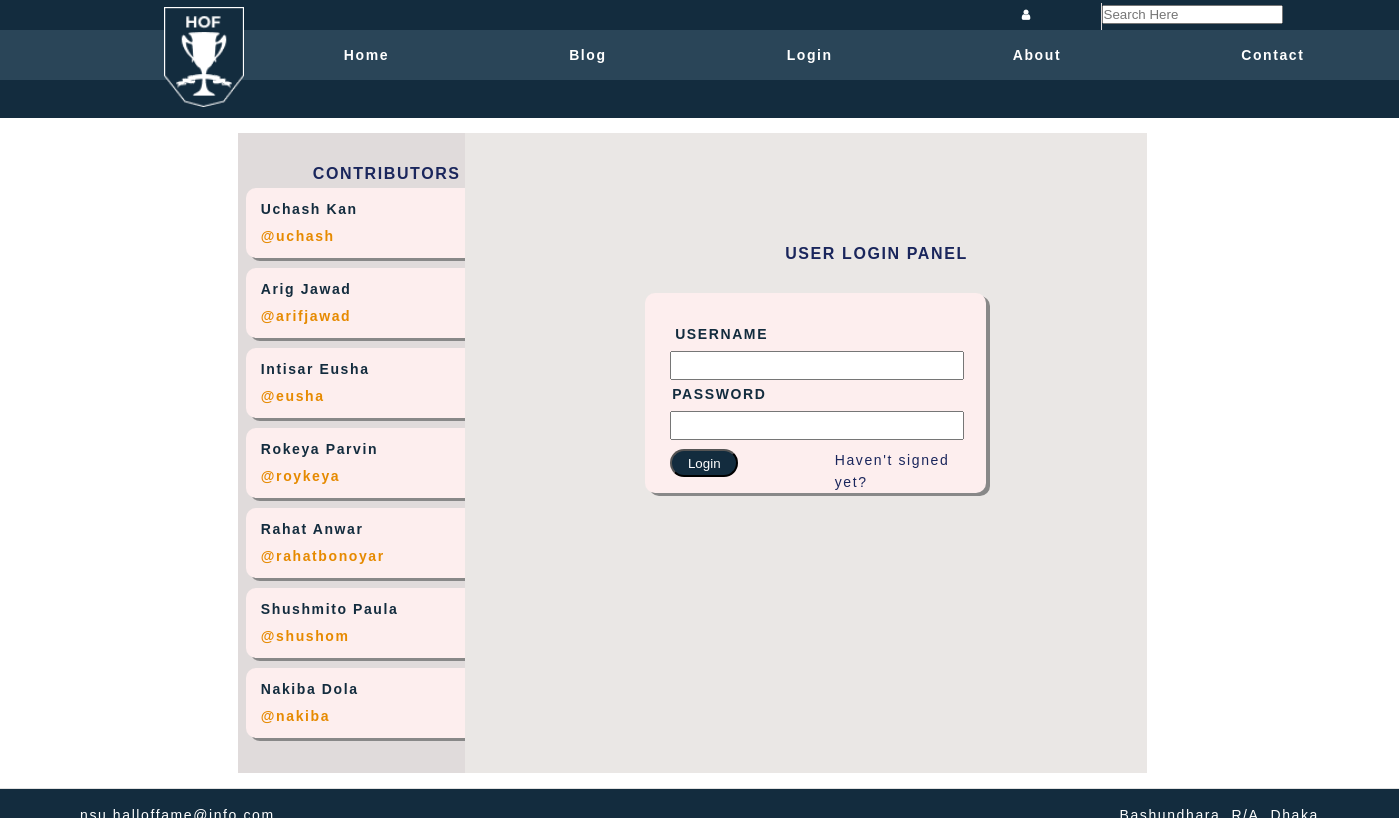
The app's page /login.php (signed in) with its own data.
### tables this page shows
CREATE TABLE `user` (
  `id` int(11) NOT NULL,
  `date_time` varchar(50) NOT NULL,
  `username` varchar(50) NOT NULL,
  `password` varchar(50) NOT NULL,
  `email` varchar(55) NOT NULL,
  `phone` varchar(55) NOT NULL,
  `fullname` varchar(55) NOT NULL
);

### includes/functions.php (called while the page is built, shortened)
<?php
require_once('dbconnect.php');
function Query ($query) {
	global $con;
	try {
		$exec = mysqli_query($con,$query) or die(mysqli_error($con));
		if($exec) {
			return $exec;
		}
	}catch (Exception $e) {
		echo $e->getMessage();
	}
	return false;
}
?>

### login.php (the view, shortened to what this page needs)
<?php
	require_once('./includes/functions.php');
?>
<!DOCTYPE html>
<html lang="en">
  <head>
    <link rel="stylesheet" href="https://use.typekit.net/nfp7kim.css">
    <link rel="stylesheet" href="https://cdnjs.cloudflare.com/ajax/libs/font-awesome/4.7.0/css/font-awesome.min.css">
    <link rel="stylesheet" href="css/style.css">
  </head>
  <body>
    <div class="header-position">
      <header class="container-header">
        <div class="top-nav">
          <div class="container-top">
            <nav class="navbar-top">
              <div class="collapse-top">
                <ul class="navbar-nav">
                  <li class="nav-item">
<?php
	if(isset($_SESSION["username"])){
		echo '
		<a class="nav-link" href="profile.php">
		<i class="fa fa-user"></i>' . $_SESSION["username"] . '
		';
	}else{
		echo '
		<a class="nav-link" href="login.php">
		<i class="fa fa-user"></i> My Account
		';
	}
?>
                  </a>
                </li>
              <li class="top-search">
                <form>
                  <input type="text" name="search" id="search" placeholder="Search Here">
                </form>
              </li>
              </ul>
          </div>
          </nav>
        </div>
    </div>
    <div class="header-middle">
      <div class="container-middle">
        <div class="menu">
          <nav class="navbar-middle">
            <a class="navbar-brand" href="">
              <img src="./images/logo.png" alt="">
            </a>
            <div class="collapse-middle">
              <ul class="navbar-nav">
                <li>
                  <a href="index.php">Home
                  </a>
                </li>
                <li>
                  <a href="blog.php">Blog
                  </a>
                </li>
                <li>
                  <a href="login.php">Login
                  </a>
                </li>
                <li>
                  <a href="about.php">About
                  </a>
                </li>
                <li>
                  <a href="contact.php">Contact
                  </a>
                </li>
              </ul>
            </div>
          </nav>
        </div>
      </div>
    </div>
    </header>
  <div class="date-bar">
  </div>
  </div>
<div class="contents">
  <div class="body-content">
    <div class="body-left">
      <div class="body-left-1">
        <p class="blog align1">Contributors
        </p>
        <div class="container">
<?php
	$sql = "SELECT * FROM user Limit 7";
	$exec = Query($sql);
	if (mysqli_num_rows($exec) > 0) {
		while ($category = mysqli_fetch_assoc($exec)) {
?>
          <div class="row">
            <div class="col-12">
              <div class="blog-content">
                <a href="" class="top-blog">
                  <?php echo $category['fullname'] ?>
                </a>
                <span>@<?php echo $category['username'] ?>
                </span>
              </div>
            </div>
          </div>
<?php
		}
	}
?>
        </div>
      </div>
    </div>
    <div class="body-right">
      <p class="blog align6">USER LOGIN PANEL
      </p>
      <div class="std-login">
        <form action="login.php" method="POST">
          <label class="admin-label al1" for="fname">USERNAME
          </label>
          <br>
          <input class="field f33" type="text" id="fname" name="username">
          <br>
          <label class="admin-label al2" for="lname">PASSWORD
          </label>
          <br>
          <input class="field f44" type="password" id="lname" type="password" name="password">
          <br>
          <br>
          <input class="submit s2" type="submit" name="submit" value="Login">
        </form>
        <a href="signup.php" class="forgot">Haven't signed yet?
        </a>
      </div>
    </div>
  </div>
</div>
<footer class="foot">
  <p class="comp">nsu.halloffame@info.com
  </p>
  <p class="comp3">Bashundhara, R/A, Dhaka
  </p>
</footer>
</body>
</html>

### css/style.css (style rules this page uses)
* { margin: 0; padding: 0; }
body { line-height: 22px; font-family: "Montserrat", sans-serif; font-weight: 400; font-size: 14px; color: #0c0c0c; background: #cfcfcf; letter-spacing: 0.1rem; }
.header-position { width: 100%; background-color: rgb(0, 0, 0); box-shadow: 0px 1px 2px #e1e1e1; }
.container-header { width: 100%; height: 80px; }
.top-nav { position: relative; background-color: #132C3E; height: 30px; }
.container-top { width: 65%; height: 30px; position: absolute; left: 17%; background-color: #132C3E; max-width: 1140px; }
.container-middle { width: 65%; height: 50px; position: absolute; left: 17%; background-color: transparent; }
.header-middle { position: absolute; width: 100%; height: 50px; top: 30px; background-color: #2A4558; }
.menu { padding: 6px 0; }
.navbar-top { position: relative; display: flex; padding: .2rem 1rem; }
.navbar-middle { position: relative; display: flex; padding: .5rem 1rem; }
.navbar-brand { position: absolute; padding: 0; margin-top: -37px; margin-bottom: -67px; width: 100px; margin-left: -90px; }
.collapse-middle { flex-basis: auto; }
.collapse-top { flex-basis: auto; padding-left: 760px; }
.navbar-nav { display: flex; list-style: none; flex-direction: row; }
.menu .navbar-nav > li > a { font-size: 14px; font-weight: 600; color: white; padding: 0px 90px; text-decoration: none; }
.top-nav .navbar-top .navbar-nav .nav-item { border-right: .5px solid #E0DBDB; }
.top-nav .navbar-nav .nav-link { color: #fff; padding-right: .5rem; padding-left: .5rem; font-size: 12px; text-decoration: none; }
img { position: absolute; max-width: 80%; width: 80px; height: 100px; z-index: 1; }
.date-bar { position: relative; background-color: #132C3E; height: 30px; color: #fff; padding-top: 8px; }
.contents { position: relative; width: 100%; height: 670px; display: flex; margin: 0px auto; background: #FFFFFF; }
.body-content { padding: 15px 0px; min-height: 670px; width: 65%; position: absolute; left: 17%; background-color:white; }
.body-left { position: absolute; width: 25%; height: 640px; background: #E0DBDB; }
.body-left-1 { position: relative; width: 100%; height: 420px; background: #E0DBDB; margin: 0px auto; }
.blog { position: absolute; color: #1A265C; top: 20px; text-transform: uppercase; font-weight: 900; font-size: 16px; }
.align1 { left: 75px; }
.align6 { left: 320px; top: 110px; z-index: 1; }
.blog-content { position: relative; width: 90%; height: 70px; top: 45px; left: 15px; background: #FDEEEE; border-radius: 10px; box-shadow: 4px 3px #888888; margin-top: 10px; }
.col-12 { padding-right: 578px; }
.top-blog { position: absolute; color: #132C3E; top: 10px; left: 15px; font-size: 14px; font-weight: 700; text-decoration: none; }
.blog-content span { position: absolute; color: #e68a00; top: 37px; left: 15px; font-size: 14px; font-weight: 700; }
.std-login { position: absolute; width: 50%; height: 200px; top: 160px; left: 180px; background: #FDEEEE; border-radius: 10px; box-shadow: 4px 3px #888888; }
.admin-label { position: absolute; color: #132C3E; font-size: 14px; font-weight: 700; text-decoration: none; }
.al1 { top: 30px; left: 30px; }
.al2 { top: 90px; left: 27px; }
.field { position: absolute; width: 85%; height: 25px; color: #000; font-size: 14px; }
.f33 { top: 58px; left: 25px; }
.f44 { top: 118px; left: 25px; }
.submit { position: absolute; color: white; border-radius: 20px; background-color: #132C3E; border-color: black; cursor: pointer; }
.s2 { width: 20%; height: 28px; top: 156px; left: 25px; }
.forgot { position: absolute; width: 40%; height: 20px; top: 156px; right: 15px; color: #1a265c; text-decoration: none; }
.body-right { position: absolute; left: 25%; width: 75%; height: 640px; background: #EAE7E5; }
.foot { position: fixed; width: 100%; height: 80px; display: flex; background: #132C3E; border-top: 1px solid #e1e1e1; padding: 15px 0; }
.comp { position: absolute; left: 80px; color: white; }
.comp3 { position: absolute; right: 80px; color: white; }
.container { width: 1170px; }
.row { margin-right: -15px; margin-left: -15px; }
.col-12 { padding: 0 8px; width: 25%; }
td, a { color: #1a265c; text-decoration: none; font-size: 14px; }
ul { list-style-type: none; }

### records on screen
user: fullname "Uchash Kan", username "uchash"
user: fullname "Arig Jawad", username "arifjawad"
user: fullname "Intisar Eusha", username "eusha"
user: fullname "Rokeya Parvin", username "roykeya"
user: fullname "Rahat Anwar", username "rahatbonoyar"
user: fullname "Shushmito Paula", username "shushom"
user: fullname "Nakiba Dola", username "nakiba"
